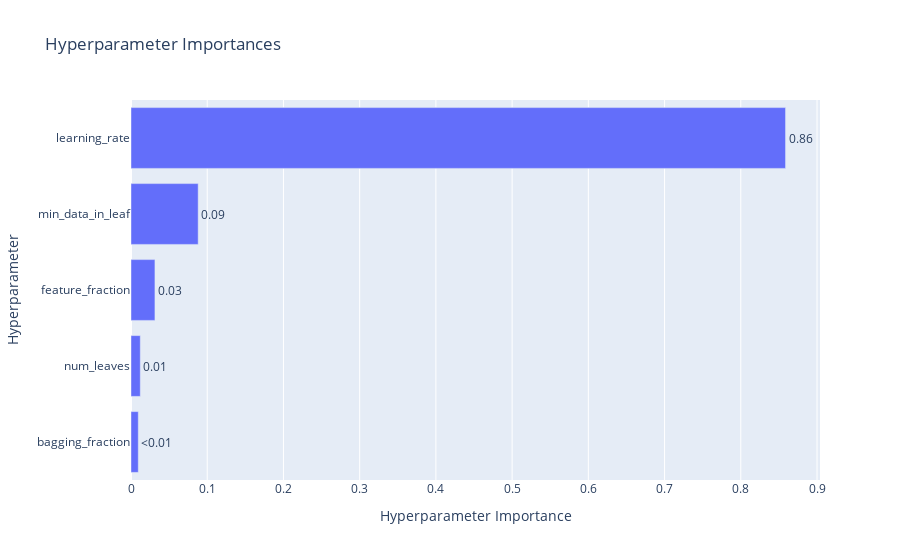

This figure's notebook cell:
### Code cell
plot_param_importances(study)

### Figure 1 — Plotly figure (JSON) as saved in the notebook; plotly's stock layout.template omitted (floating-point values rounded to 4 significant figures)
{"data": [{"cliponaxis": false, "hovertemplate": ["bagging_fraction (FloatDistribution): 0.009552064294663501<extra></extra>", "num_leaves (IntDistribution): 0.012194210698447772<extra></extra>", "feature_fraction (FloatDistribution): 0.03140747615008229<extra></extra>", "min_data_in_leaf (IntDistribution): 0.08813106987329514<extra></extra>", "learning_rate (FloatDistribution): 0.8587151789835114<extra></extra>"], "name": "Objective Value", "orientation": "h", "text": ["<0.01", "0.01", "0.03", "0.09", "0.86"], "textposition": "outside", "type": "bar", "x": [0.009552, 0.01219, 0.03141, 0.08813, 0.8587], "y": ["bagging_fraction", "num_leaves", "feature_fraction", "min_data_in_leaf", "learning_rate"]}], "layout": {"title": {"text": "Hyperparameter Importances"}, "xaxis": {"title": {"text": "Hyperparameter Importance"}}, "yaxis": {"title": {"text": "Hyperparameter"}}}}
